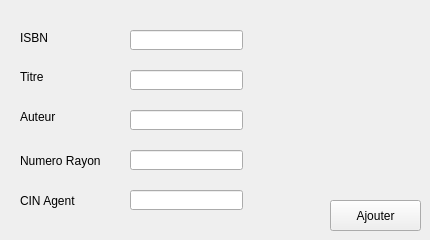
          <widget class="QWidget" name="tab_29">
           <attribute name="title">
            <string>Ajouter un livre</string>
           </attribute>
           <widget class="QLabel" name="label_61">
            <property name="geometry">
             <rect>
              <x>20</x>
              <y>30</y>
              <width>61</width>
              <height>16</height>
             </rect>
            </property>
            <property name="text">
             <string>ISBN</string>
            </property>
           </widget>
           <widget class="QLabel" name="label_62">
            <property name="geometry">
             <rect>
              <x>20</x>
              <y>70</y>
              <width>47</width>
              <height>13</height>
             </rect>
            </property>
            <property name="text">
             <string>Titre</string>
            </property>
           </widget>
           <widget class="QLabel" name="label_63">
            <property name="geometry">
             <rect>
              <x>20</x>
              <y>110</y>
              <width>47</width>
              <height>13</height>
             </rect>
            </property>
            <property name="text">
             <string>Auteur</string>
            </property>
           </widget>
           <widget class="QLineEdit" name="lineEdit_id_7">
            <property name="geometry">
             <rect>
              <x>130</x>
              <y>30</y>
              <width>113</width>
              <height>20</height>
             </rect>
            </property>
           </widget>
           <widget class="QLineEdit" name="lineEdit_Title">
            <property name="geometry">
             <rect>
              <x>130</x>
              <y>70</y>
              <width>113</width>
              <height>20</height>
             </rect>
            </property>
           </widget>
           <widget class="QLineEdit" name="lineEdit_Author">
            <property name="geometry">
             <rect>
              <x>130</x>
              <y>110</y>
              <width>113</width>
              <height>20</height>
             </rect>
            </property>
           </widget>
           <widget class="QPushButton" name="pb_ajouter_3">
            <property name="geometry">
             <rect>
              <x>330</x>
              <y>200</y>
              <width>91</width>
              <height>31</height>
             </rect>
            </property>
            <property name="text">
             <string>Ajouter</string>
            </property>
           </widget>
           <widget class="QLineEdit" name="lineEdit_NumRayon">
            <property name="geometry">
             <rect>
              <x>130</x>
              <y>150</y>
              <width>113</width>
              <height>20</height>
             </rect>
            </property>
           </widget>
           <widget class="QLineEdit" name="lineEdit_CINA_Liv">
            <property name="geometry">
             <rect>
              <x>130</x>
              <y>190</y>
              <width>113</width>
              <height>20</height>
             </rect>
            </property>
           </widget>
           <widget class="QLabel" name="label_70">
            <property name="geometry">
             <rect>
              <x>20</x>
              <y>150</y>
              <width>81</width>
              <height>21</height>
             </rect>
            </property>
            <property name="text">
             <string>Numero Rayon</string>
            </property>
           </widget>
           <widget class="QLabel" name="label_75">
            <property name="geometry">
             <rect>
              <x>20</x>
              <y>190</y>
              <width>81</width>
              <height>21</height>
             </rect>
            </property>
            <property name="text">
             <string>CIN Agent</string>
            </property>
           </widget>
          </widget>
